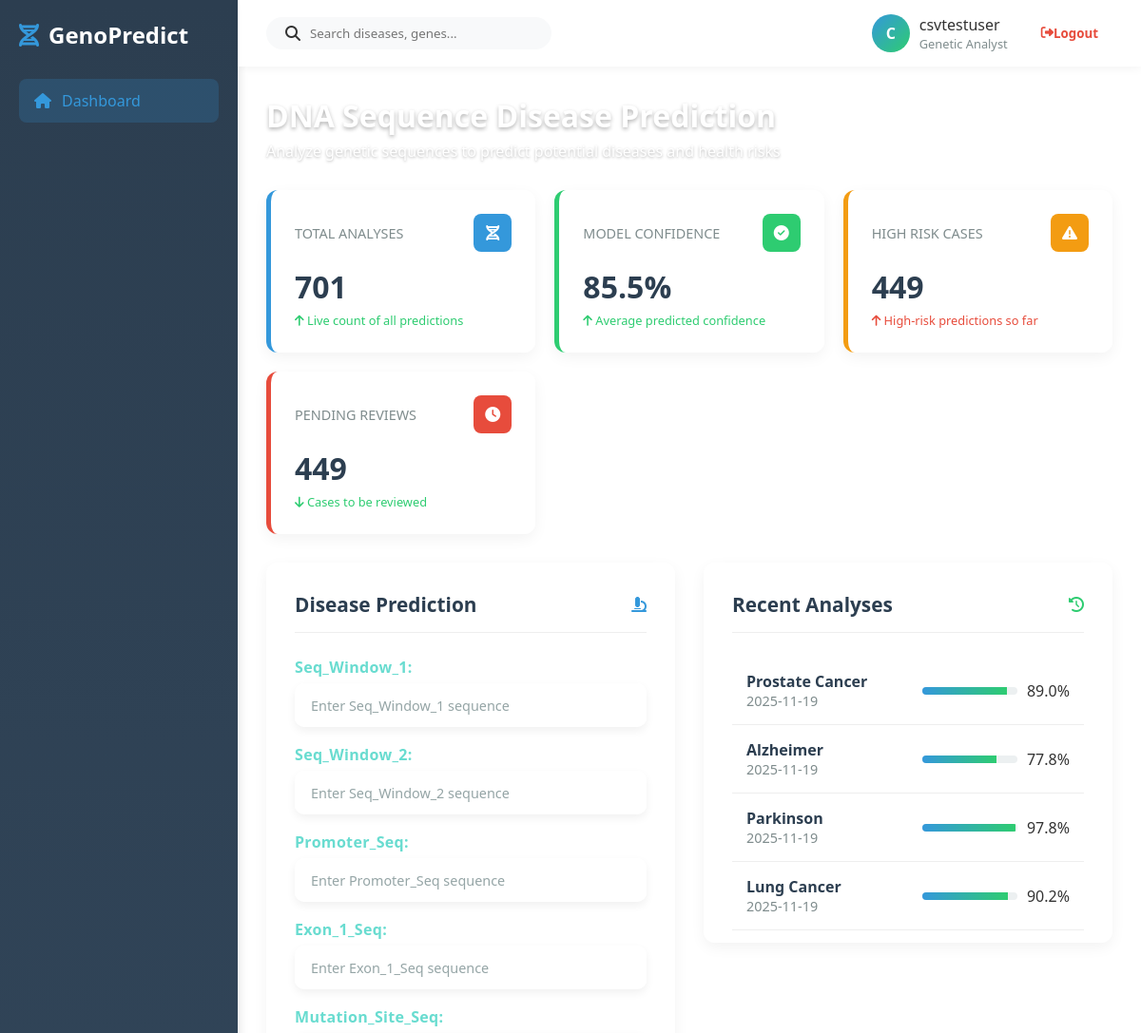
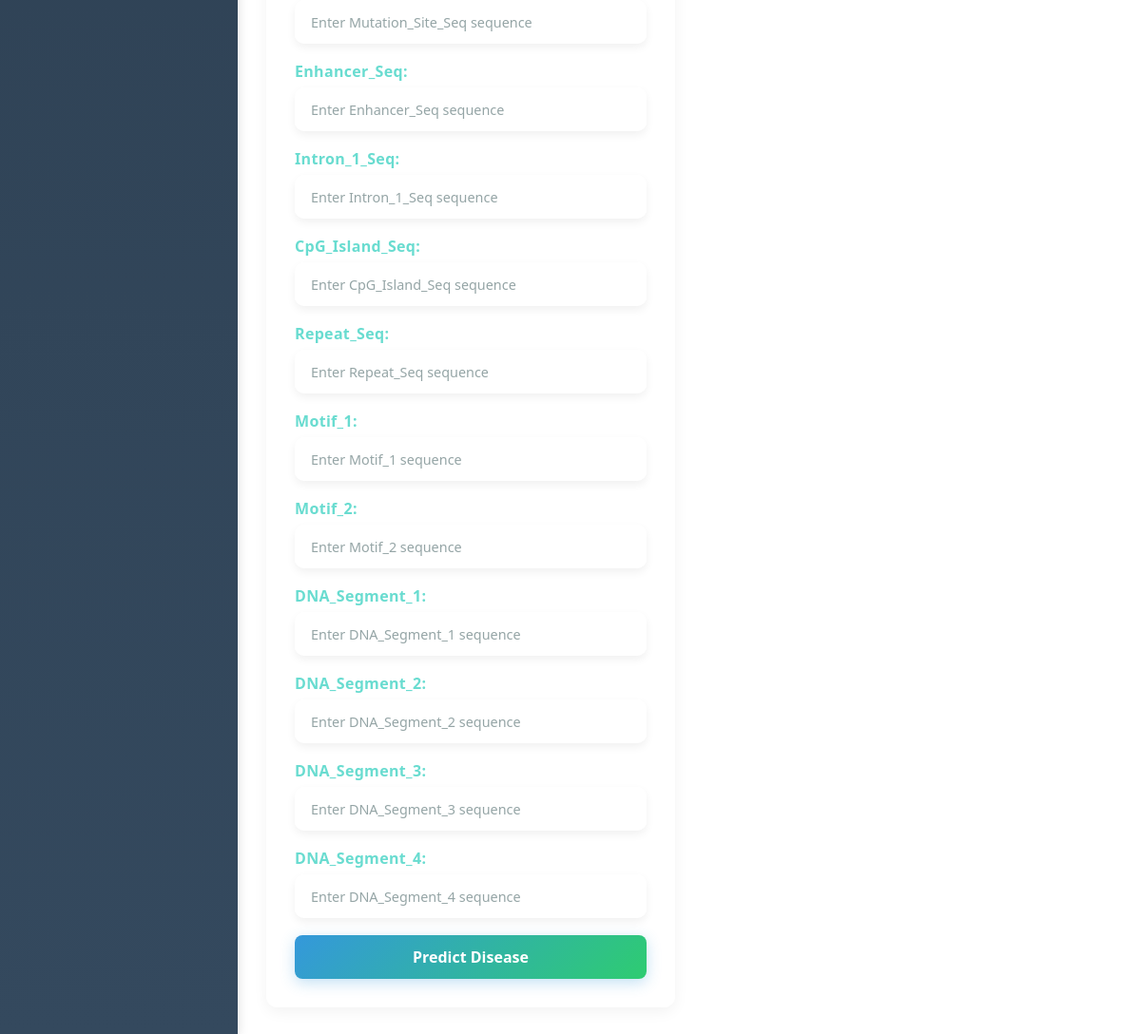
/ (signed in), run on the app's committed database (2 pictures, top to bottom).
### tables this page shows
CREATE TABLE predictions (
                    id INTEGER PRIMARY KEY AUTOINCREMENT,
                    username TEXT,
                    disease TEXT,
                    confidence REAL,
                    created_at TIMESTAMP DEFAULT CURRENT_TIMESTAMP
                );

### app.py (the view, shortened to what this page needs)
@app.route('/', methods=['GET', 'POST'])
def home():
    if 'username' not in session:
        return redirect(url_for('login'))
    prediction = None
    recs = None
    error = None
    total_analyses, accuracy_rate, high_risk_cases, pending_reviews = get_dashboard_stats()
    recent_analyses = get_recent_analyses(limit=5)
    return render_template(
        'index.html',
        feature_names=DNA_COLUMNS,
        username=session.get('username'),
        prediction=prediction,
        recommendations=recs,
        error=error,
        total_analyses=total_analyses,
        accuracy_rate=accuracy_rate,
        high_risk_cases=high_risk_cases,
        pending_reviews=pending_reviews,
        recent_analyses=recent_analyses,
    )

### app.py (called while the page is built)
def get_dashboard_stats():
    conn = sqlite3.connect('users.db')
    c = conn.cursor()
    c.execute("SELECT COUNT(*) FROM predictions")
    total_analyses = c.fetchone()[0] or 0
    placeholders = ",".join("?" for _ in HIGH_RISK_DISEASES)
    c.execute(
        f"SELECT COUNT(*) FROM predictions WHERE disease IN ({placeholders})",
        HIGH_RISK_DISEASES
    )
    high_risk_cases = c.fetchone()[0] or 0
    c.execute("SELECT AVG(confidence) FROM predictions")
    avg_conf = c.fetchone()[0]
    if avg_conf is None:
        accuracy_rate = 0.0
    else:
        accuracy_rate = float(avg_conf) * 100.0
    pending_reviews = high_risk_cases
    conn.close()
    return total_analyses, accuracy_rate, high_risk_cases, pending_reviews

def get_recent_analyses(limit=5):
    conn = sqlite3.connect('users.db')
    conn.row_factory = sqlite3.Row
    c = conn.cursor()
    c.execute(
        "SELECT disease, confidence, created_at FROM predictions "
        "ORDER BY created_at DESC LIMIT ?",
        (limit,)
    )
    rows = c.fetchall()
    conn.close()
    return rows

### templates/index.html (shortened to what this page needs)
<!DOCTYPE html>
<html lang="en">
<head>
    <link rel="stylesheet" href="https://cdnjs.cloudflare.com/ajax/libs/font-awesome/6.4.0/css/all.min.css">
</head>
<body>
    <div class="dashboard">
        <div class="sidebar">
            <div class="logo">
                <i class="fas fa-dna"></i>
                <span>GenoPredict</span>
            </div>
            <ul class="nav-menu">
                <li class="nav-item">
                    <a href="#" class="nav-link active">
                        <i class="fas fa-home"></i>
                        <span>Dashboard</span>
                    </a>
                </li>
            </ul>
        </div>
        <div class="header">
            <div class="search-bar">
                <i class="fas fa-search"></i>
                <input type="text" placeholder="Search diseases, genes...">
            </div>
            <div class="user-menu">
                {% if username %}
                    <div class="user-info">
                        <div class="user-avatar">{{ username[0].upper() }}</div>
                        <div>
                            <div>{{ username }}</div>
                            <div style="font-size: 0.8rem; color: #7f8c8d;">Genetic Analyst</div>
                        </div>
                    </div>
                    <button class="logout-btn" onclick="window.location.href='{{ url_for('logout') }}'">
                        <i class="fas fa-sign-out-alt"></i>
                        <span>Logout</span>
                    </button>
                {% endif %}
            </div>
        </div>
        <div class="main">
            <div class="main-inner">
                <div class="dashboard-header">
                    <h1>DNA Sequence Disease Prediction</h1>
                    <p>Analyze genetic sequences to predict potential diseases and health risks</p>
                </div>
                <div class="dashboard-stats">
                    <div class="stat-card primary">
                        <div class="stat-header">
                            <div class="stat-title">Total Analyses</div>
                            <div class="stat-icon primary">
                                <i class="fas fa-dna"></i>
                            </div>
                        </div>
                        <div class="stat-value">{{ total_analyses or 0 }}</div>
                        <div class="stat-change positive">
                            <i class="fas fa-arrow-up"></i> Live count of all predictions
                        </div>
                    </div>
                    <div class="stat-card success">
                        <div class="stat-header">
                            <div class="stat-title">Model Confidence</div>
                            <div class="stat-icon success">
                                <i class="fas fa-check-circle"></i>
                            </div>
                        </div>
                        <div class="stat-value">{{ (accuracy_rate or 0) | round(1) }}%</div>
                        <div class="stat-change positive">
                            <i class="fas fa-arrow-up"></i> Average predicted confidence
                        </div>
                    </div>
                    <div class="stat-card warning">
                        <div class="stat-header">
                            <div class="stat-title">High Risk Cases</div>
                            <div class="stat-icon warning">
                                <i class="fas fa-exclamation-triangle"></i>
                            </div>
                        </div>
                        <div class="stat-value">{{ high_risk_cases or 0 }}</div>
                        <div class="stat-change negative">
                            <i class="fas fa-arrow-up"></i> High-risk predictions so far
                        </div>
                    </div>
                    <div class="stat-card danger">
                        <div class="stat-header">
                            <div class="stat-title">Pending Reviews</div>
                            <div class="stat-icon danger">
                                <i class="fas fa-clock"></i>
                            </div>
                        </div>
                        <div class="stat-value">{{ pending_reviews or 0 }}</div>
                        <div class="stat-change positive">
                            <i class="fas fa-arrow-down"></i> Cases to be reviewed
                        </div>
                    </div>
                </div>
                <div class="dashboard-content">
                    <div class="card">
                        <div class="card-header">
                            <h2 class="card-title">Disease Prediction</h2>
                            <i class="fas fa-microscope" style="color: #3498db;"></i>
                        </div>
                        <form method="POST">
                            {% for feature in feature_names %}
                                <div class="form-group">
                                    <label for="{{ feature }}">{{ feature }}:</label>
                                    <input
                                        type="text"
                                        class="dna-input"
                                        name="{{ feature }}"
                                        id="{{ feature }}"
                                        required
                                        placeholder="Enter {{ feature }} sequence">
                                </div>
                            {% endfor %}
                            <button type="submit" class="btn">Predict Disease</button>
                        </form>
                    </div>
                    <div class="card history-card">
                        <div class="card-header">
                            <h2 class="card-title">Recent Analyses</h2>
                            <i class="fas fa-history" style="color: #2ecc71;"></i>
                        </div>
                        {% if recent_analyses and recent_analyses|length > 0 %}
                            {% for item in recent_analyses %}
                                <div class="history-item">
                                    <div>
                                        <div class="history-disease">{{ item['disease'] }}</div>
                                        <div class="history-date">
                                            {{ item['created_at'][:10] }}
                                        </div>
                                    </div>
                                    <div class="history-confidence">
                                        <div class="confidence-bar">
                                            <div class="confidence-fill"
                                                 style="width: {{ (item['confidence'] * 100)|round(0) }}%;"></div>
                                        </div>
                                        <span>{{ (item['confidence'] * 100)|round(1) }}%</span>
                                    </div>
                                </div>
                            {% endfor %}
                        {% else %}
                            <p style="color:#7f8c8d; text-align:center; margin-top:20px;">
                                No analyses yet. Submit a prediction to see history here.
                            </p>
                        {% endif %}
                    </div>
                </div>
            </div>
        </div>
    </div>
</body>
</html>

### data on the page
predictions: disease "Prostate Cancer", created_at "2025-11-19", (item['confidence']*100)|round(1) "89.0"
predictions: disease "Alzheimer", created_at "2025-11-19", (item['confidence']*100)|round(1) "77.8"
predictions: disease "Parkinson", created_at "2025-11-19", (item['confidence']*100)|round(1) "97.8"
predictions: disease "Lung Cancer", created_at "2025-11-19", (item['confidence']*100)|round(1) "90.2"

### other printed values
{{ username[0].upper() }} "C"
{{ username }} "csvtestuser"
{{ total_analyses or 0 }} "701"
{{ (accuracy_rate or 0) | round(1) }} "85.5"
{{ high_risk_cases or 0 }} "449"
{{ pending_reviews or 0 }} "449"
{{ feature }} "Seq_Window_1" "Seq_Window_2" "Promoter_Seq" "Exon_1_Seq" "Mutation_Site_Seq" "Enhancer_Seq" "Intron_1_Seq" "CpG_Island_Seq" "Repeat_Seq" "Motif_1" "Motif_2" "DNA_Segment_1" "DNA_Segment_2" "DNA_Segment_3" "DNA_Segment_4"
